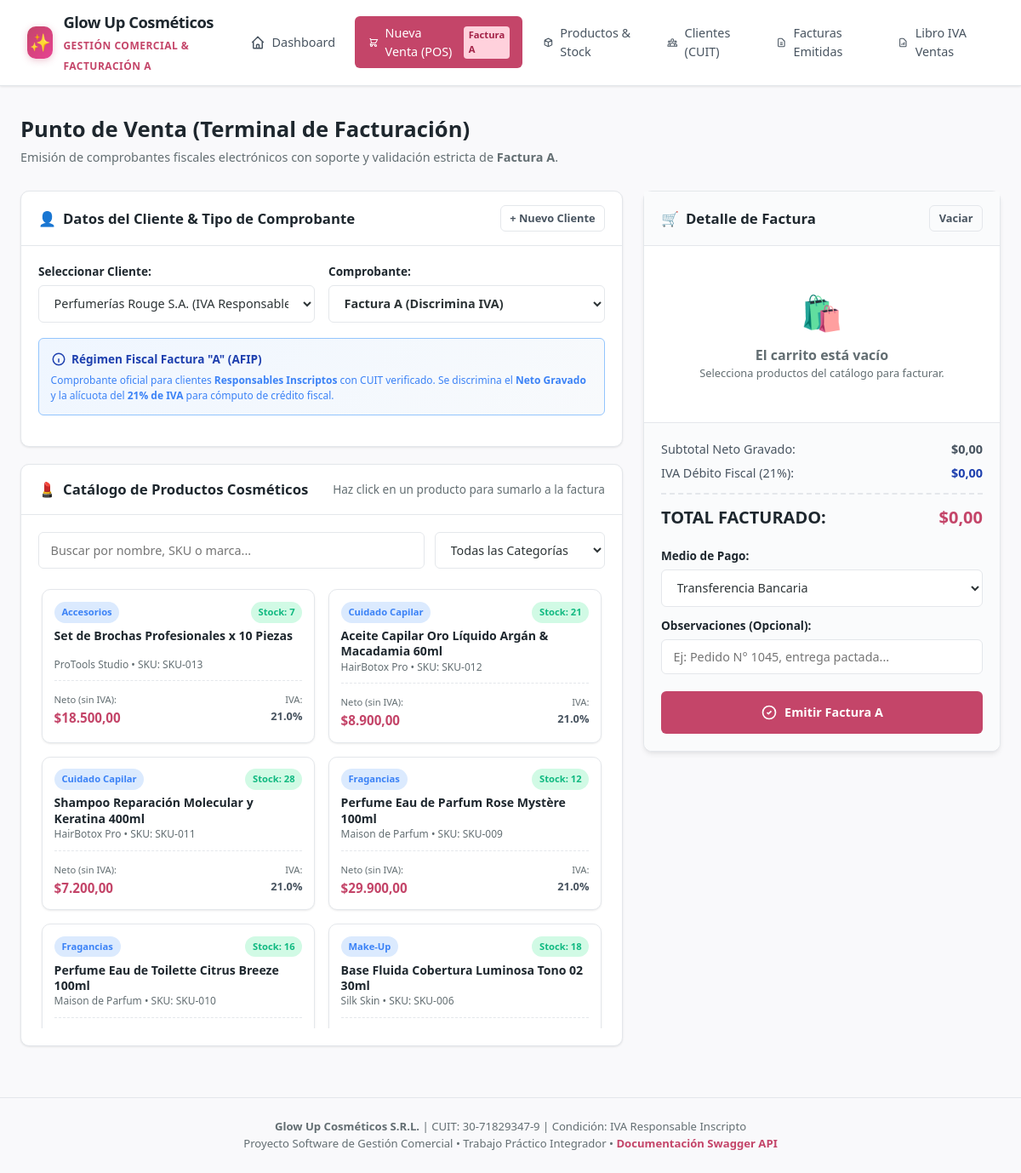
The app's page /pos with its own data.
### tables this page shows
CREATE TABLE productos (
        id INTEGER PRIMARY KEY AUTOINCREMENT,
        codigo TEXT UNIQUE NOT NULL,
        nombre TEXT NOT NULL,
        marca TEXT,
        categoria TEXT NOT NULL,
        descripcion TEXT,
        precio_costo REAL NOT NULL,
        precio_neto REAL NOT NULL,
        alicuota_iva REAL DEFAULT 21.0,
        stock_actual INTEGER NOT NULL DEFAULT 0,
        stock_minimo INTEGER NOT NULL DEFAULT 5,
        activo INTEGER DEFAULT 1,
        created_at TIMESTAMP DEFAULT CURRENT_TIMESTAMP
    );

### routes/views.py (the view)
@router.get("/pos", response_class=HTMLResponse)
def view_pos(request: Request):
    conn = get_db_connection()
    cursor = conn.cursor()
    cursor.execute("SELECT * FROM productos WHERE activo = 1 ORDER BY categoria, nombre")
    productos = [dict(r) for r in cursor.fetchall()]
    cursor.execute("SELECT * FROM clientes WHERE activo = 1 ORDER BY razon_social")
    clientes = [dict(r) for r in cursor.fetchall()]
    conn.close()
    return templates.TemplateResponse(
        request=request,
        name="pos.html",
        context={
            "empresa": EMPRESA,
            "productos": productos,
            "clientes": clientes,
            "active_page": "pos"
        }
    )

### templates/pos.html (shortened to what this page needs)
{% extends "base.html" %}
{% block content %}
<div class="page-header">
  <div>
    <h2>Punto de Venta (Terminal de Facturación)</h2>
    <p>Emisión de comprobantes fiscales electrónicos con soporte y validación estricta de <strong>Factura A</strong>.</p>
  </div>
</div>
<div class="pos-layout">
  <div>
    <div class="card" style="margin-bottom: 1.25rem;">
      <div class="card-header">
        <h3 class="card-title">
          <span>👤</span> Datos del Cliente & Tipo de Comprobante
        </h3>
        <button type="button" class="btn btn-outline btn-sm" onclick="abrirModalNuevoCliente()">+ Nuevo Cliente</button>
      </div>
      <div class="card-body">
        <div class="form-row">
          <div class="form-group" style="flex: 2;">
            <label class="form-label" for="clienteSelect">Seleccionar Cliente:</label>
            <select id="clienteSelect" class="form-select" onchange="alCambiarCliente()">
              {% for c in clientes %}
              <option value="{{ c.id }}"
                      data-condicion="{{ c.condicion_iva }}"
                      data-cuit="{{ c.cuit or '' }}"
                      data-domicilio="{{ c.domicilio or '' }}"
                      {% if c.condicion_iva == 'IVA Responsable Inscripto' %}selected{% endif %}>
                {{ c.razon_social }} ({{ c.condicion_iva }}{% if c.cuit %} - CUIT: {{ c.cuit }}{% endif %})
              </option>
              {% endfor %}
            </select>
          </div>
          <div class="form-group" style="flex: 1;">
            <label class="form-label" for="tipoComprobante">Comprobante:</label>
            <select id="tipoComprobante" class="form-select" onchange="alCambiarTipoComprobante()" style="font-weight: 700;">
              <option value="A" selected>Factura A (Discrimina IVA)</option>
            </select>
          </div>
        </div>
        <div id="bannerFiscal" class="factura-a-box">
          <h5>
            <svg width="18" height="18" fill="none" stroke="currentColor" stroke-width="2" viewBox="0 0 24 24"><path d="M13 16h-1v-4h-1m1-4h.01M21 12a9 9 0 11-18 0 9 9 0 0118 0z"/></svg>
            Régimen Fiscal Factura "A" (AFIP)
          </h5>
          <p id="fiscalText">
          </p>
        </div>
      </div>
    </div>
    <div class="card">
      <div class="card-header">
        <h3 class="card-title">
          <span>💄</span> Catálogo de Productos Cosméticos
        </h3>
        <div style="font-size: 0.85rem; color: var(--text-muted);">
          Haz click en un producto para sumarlo a la factura
        </div>
      </div>
      <div class="card-body">
        <div class="product-search-bar">
          <input type="text" id="buscadorProducto" class="form-control" placeholder="Buscar por nombre, SKU o marca..." oninput="filtrarCatalogo()">
          <select id="filtroCategoria" class="form-select" style="max-width: 200px;" onchange="filtrarCatalogo()">
            <option value="Todas">Todas las Categorías</option>
          </select>
        </div>
        <div id="gridProductos" style="display: grid; grid-template-columns: repeat(auto-fill, minmax(220px, 1fr)); gap: 1rem; max-height: 520px; overflow-y: auto; padding: 4px;">
          {% for p in productos %}
          <div class="card producto-item"
               data-id="{{ p.id }}"
               data-codigo="{{ p.codigo }}"
               data-nombre="{{ p.nombre }}"
               data-marca="{{ p.marca }}"
               data-categoria="{{ p.categoria }}"
               data-neto="{{ p.precio_neto }}"
               data-iva="{{ p.alicuota_iva }}"
               data-stock="{{ p.stock_actual }}"
               style="margin: 0; padding: 0.85rem; cursor: pointer; border: 1px solid var(--border); transition: all 0.2s;"
               onclick="agregarAlCarrito({{ p.id }}, '{{ p.codigo }}', '{{ p.nombre }}', {{ p.precio_neto }}, {{ p.alicuota_iva }}, {{ p.stock_actual }})"
               onmouseover="this.style.borderColor='var(--primary)'; this.style.transform='translateY(-2px)'"
               onmouseout="this.style.borderColor='var(--border)'; this.style.transform='none'">
            <div style="display: flex; justify-content: space-between; align-items: start; margin-bottom: 0.4rem;">
              <span class="badge badge-info" style="font-size: 0.7rem;">{{ p.categoria }}</span>
              <span class="badge {% if p.stock_actual <= p.stock_minimo %}badge-danger{% else %}badge-success{% endif %}" style="font-size: 0.7rem;">
                Stock: {{ p.stock_actual }}
              </span>
            </div>
            <h4 style="font-size: 0.88rem; font-weight: 600; color: var(--dark); line-height: 1.3; min-height: 2.4em;">
              {{ p.nombre }}
            </h4>
            <div style="font-size: 0.75rem; color: var(--text-muted); margin-bottom: 0.6rem;">
              {{ p.marca }} &bull; SKU: {{ p.codigo }}
            </div>
            <div style="display: flex; justify-content: space-between; align-items: baseline; border-top: 1px dashed var(--border); padding-top: 0.5rem;">
              <div>
                <span style="font-size: 0.7rem; color: var(--text-muted);">Neto (sin IVA):</span>
                <div style="font-size: 0.95rem; font-weight: 700; color: var(--primary);">
                  ${{ "{:,.2f}".format(p.precio_neto).replace(",", "X").replace(".", ",").replace("X", ".") }}
                </div>
              </div>
              <div style="text-align: right;">
                <span style="font-size: 0.7rem; color: var(--text-muted);">IVA:</span>
                <div style="font-size: 0.8rem; font-weight: 600; color: var(--slate);">{{ p.alicuota_iva }}%</div>
              </div>
            </div>
          </div>
          {% endfor %}
        </div>
      </div>
    </div>
  </div>
  <div class="pos-cart-panel">
    <div class="card-header" style="background-color: #fafbfc;">
      <h3 class="card-title">
        <span>🛒</span> Detalle de Factura
      </h3>
      <button type="button" class="btn btn-outline btn-sm" onclick="vaciarCarrito()" title="Limpiar Carrito">Vaciar</button>
    </div>
    <div id="cartItemsList" class="cart-items-list">
      <div id="cartEmptyMsg" style="padding: 3rem 1.5rem; text-align: center; color: var(--text-muted);">
        <div style="font-size: 2.5rem; margin-bottom: 0.5rem;">🛍️</div>
        <p style="font-weight: 600;">El carrito está vacío</p>
        <p style="font-size: 0.8rem;">Selecciona productos del catálogo para facturar.</p>
      </div>
    </div>
    <div class="cart-totals">
      <div class="total-line">
        <span>Subtotal Neto Gravado:</span>
        <strong id="resumenNeto">$0,00</strong>
      </div>
      <div class="total-line" id="lineaIva">
        <span>IVA Débito Fiscal (21%):</span>
        <strong id="resumenIva" style="color: #1e40af;">$0,00</strong>
      </div>
      <div class="total-line highlight">
        <span>TOTAL FACTURADO:</span>
        <span id="resumenTotal" style="color: var(--primary);">$0,00</span>
      </div>
      <div style="margin-top: 1.25rem;">
        <label class="form-label" for="metodoPagoSelect">Medio de Pago:</label>
        <select id="metodoPagoSelect" class="form-select">
          <option value="Transferencia Bancaria">Transferencia Bancaria</option>
        </select>
      </div>
      <div style="margin-top: 0.75rem;">
        <label class="form-label" for="obsVenta">Observaciones (Opcional):</label>
        <input type="text" id="obsVenta" class="form-control" placeholder="Ej: Pedido N° 1045, entrega pactada...">
      </div>
      <div style="margin-top: 1.25rem;">
        <button id="btnEmitirFactura" type="button" class="btn btn-primary" style="width: 100%; padding: 0.85rem;" onclick="procesarEmisionFactura()">
          <svg width="20" height="20" fill="none" stroke="currentColor" stroke-width="2" viewBox="0 0 24 24"><path d="M9 12l2 2 4-4m6 2a9 9 0 11-18 0 9 9 0 0118 0z"/></svg>
          <span id="btnEmitirTexto">Emitir Factura A</span>
        </button>
      </div>
    </div>
  </div>
</div>
{% endblock %}

### static/css/style.css (style rules this page uses)
:root { --primary: #c44569; --primary-light: #f8e1e7; --primary-hover: #b03557; --secondary: #cf8a4f; --dark: #1e272e; --slate: #485460; --bg: #f9f9fb; --surface: #ffffff; --border: #e4e7eb; --text: #2d3436; --text-muted: #636e72; --success: #10b981; --success-bg: #d1fae5; --warning: #f59e0b; --warning-bg: #fef3c7; --danger: #ef4444; --danger-bg: #fee2e2; --info: #3b82f6; --info-bg: #dbeafe; --shadow-sm: 0 1px 3px rgba(0,0,0,0.06), 0 1px 2px rgba(0,0,0,0.04); --shadow-md: 0 4px 6px -1px rgba(0,0,0,0.07), 0 2px 4px -1px rgba(0,0,0,0.04); --shadow-lg: 0 10px 15px -3px rgba(0,0,0,0.08), 0 4px 6px -2px rgba(0,0,0,0.03); --radius-sm: 6px; --radius: 10px; --radius-lg: 16px; }
* { box-sizing: border-box; margin: 0; padding: 0; font-family: 'Segoe UI', system-ui, -apple-system, BlinkMacSystemFont, Roboto, sans-serif; }
body { background-color: var(--bg); color: var(--text); line-height: 1.5; min-height: 100vh; display: flex; flex-direction: column; }
.page-header { display: flex; justify-content: space-between; align-items: center; margin-bottom: 1.75rem; flex-wrap: wrap; gap: 1rem; }
.page-header h2 { font-size: 1.6rem; font-weight: 700; color: var(--dark); }
.page-header p { color: var(--text-muted); font-size: 0.9rem; margin-top: 0.2rem; }
.btn { display: inline-flex; align-items: center; justify-content: center; gap: 0.5rem; padding: 0.6rem 1.2rem; border-radius: var(--radius-sm); font-size: 0.9rem; font-weight: 600; cursor: pointer; border: 1px solid transparent; transition: all 0.2s; text-decoration: none; }
.btn-primary { background-color: var(--primary); color: white; }
.btn-outline { background-color: transparent; border-color: var(--border); color: var(--slate); }
.btn-sm { padding: 0.35rem 0.65rem; font-size: 0.8rem; }
.card { background-color: var(--surface); border: 1px solid var(--border); border-radius: var(--radius); box-shadow: var(--shadow-sm); margin-bottom: 1.75rem; overflow: hidden; }
.card-header { padding: 1rem 1.25rem; border-bottom: 1px solid var(--border); display: flex; justify-content: space-between; align-items: center; }
.card-title { font-size: 1.05rem; font-weight: 600; color: var(--dark); display: flex; align-items: center; gap: 0.5rem; }
.card-body { padding: 1.25rem; }
.badge { display: inline-block; padding: 0.25rem 0.55rem; border-radius: 9999px; font-size: 0.75rem; font-weight: 600; text-align: center; }
.badge-success { background-color: var(--success-bg); color: var(--success); }
.badge-info { background-color: var(--info-bg); color: var(--info); }
.form-group { margin-bottom: 1.15rem; }
.form-label { display: block; font-size: 0.85rem; font-weight: 600; color: var(--dark); margin-bottom: 0.35rem; }
.form-control, .form-select { width: 100%; padding: 0.65rem 0.85rem; border: 1px solid var(--border); border-radius: var(--radius-sm); font-size: 0.9rem; color: var(--text); background-color: var(--surface); transition: border-color 0.2s, box-shadow 0.2s; }
.form-row { display: grid; grid-template-columns: repeat(auto-fit, minmax(200px, 1fr)); gap: 1rem; }
.pos-layout { display: grid; grid-template-columns: 1fr 420px; gap: 1.5rem; align-items: start; }
.product-search-bar { display: flex; gap: 0.75rem; margin-bottom: 1.25rem; }
.pos-cart-panel { background-color: var(--surface); border: 1px solid var(--border); border-radius: var(--radius); box-shadow: var(--shadow-md); position: sticky; top: 5rem; }
.cart-items-list { max-height: 320px; overflow-y: auto; border-bottom: 1px solid var(--border); }
.cart-totals { background-color: #fafbfc; padding: 1.25rem; border-bottom-left-radius: var(--radius); border-bottom-right-radius: var(--radius); }
.total-line { display: flex; justify-content: space-between; margin-bottom: 0.4rem; font-size: 0.9rem; color: var(--slate); }
.total-line.highlight { font-size: 1.25rem; font-weight: 700; color: var(--dark); margin-top: 0.75rem; padding-top: 0.75rem; border-top: 2px dashed var(--border); }
.factura-a-box { background: linear-gradient(135deg, #eff6ff, #f8fafc); border: 1.5px solid #93c5fd; border-radius: var(--radius-sm); padding: 0.85rem; margin-bottom: 1rem; }
.factura-a-box h5 { color: #1e40af; font-size: 0.85rem; display: flex; align-items: center; gap: 0.4rem; margin-bottom: 0.35rem; }
.factura-a-box p { font-size: 0.75rem; color: #3b82f6; }

### templates/base.html (style rules this page uses)
body { font-family: 'Plus Jakarta Sans', system-ui, sans-serif; }

### records on screen
productos: categoria "Accesorios", stock_actual "7", nombre "Set de Brochas Profesionales x 10 Piezas", marca "ProTools Studio", codigo "SKU-013", precio_neto "18.500,00", alicuota_iva "21.0"
productos: categoria "Cuidado Capilar", stock_actual "21", nombre "Aceite Capilar Oro Líquido Argán & Macadamia 60ml", marca "HairBotox Pro", codigo "SKU-012", precio_neto "8.900,00", alicuota_iva "21.0"
productos: categoria "Cuidado Capilar", stock_actual "28", nombre "Shampoo Reparación Molecular y Keratina 400ml", marca "HairBotox Pro", codigo "SKU-011", precio_neto "7.200,00", alicuota_iva "21.0"
productos: categoria "Fragancias", stock_actual "12", nombre "Perfume Eau de Parfum Rose Mystère 100ml", marca "Maison de Parfum", codigo "SKU-009", precio_neto "29.900,00", alicuota_iva "21.0"
productos: categoria "Fragancias", stock_actual "16", nombre "Perfume Eau de Toilette Citrus Breeze 100ml", marca "Maison de Parfum", codigo "SKU-010"
productos: categoria "Make-Up", stock_actual "18", nombre "Base Fluida Cobertura Luminosa Tono 02 30ml", marca "Silk Skin", codigo "SKU-006"

### other values on screen
{{ empresa.cuit }} "30-71829347-9"
{{ empresa.condicion_iva }} "IVA Responsable Inscripto"
form field value "Perfumerías Rouge S.A. (IVA Responsable Inscripto - CUIT: 30-65489123-7)"
